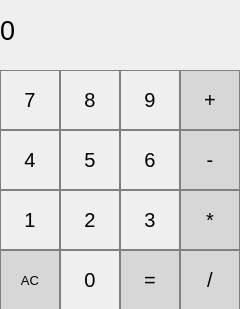
<?xml version="1.0" encoding="UTF-8"?>
<ui version="4.0">
 <class>MainWindow</class>
 <widget class="QMainWindow" name="MainWindow">
  <property name="geometry">
   <rect>
    <x>0</x>
    <y>0</y>
    <width>240</width>
    <height>309</height>
   </rect>
  </property>
  <property name="windowTitle">
   <string>MainWindow</string>
  </property>
  <widget class="QWidget" name="centralwidget">
   <widget class="QLabel" name="output_show">
    <property name="geometry">
     <rect>
      <x>0</x>
      <y>0</y>
      <width>241</width>
      <height>61</height>
     </rect>
    </property>
    <property name="sizePolicy">
     <sizepolicy hsizetype="Preferred" vsizetype="Preferred">
      <horstretch>0</horstretch>
      <verstretch>0</verstretch>
     </sizepolicy>
    </property>
    <property name="font">
     <font>
      <pointsize>20</pointsize>
     </font>
    </property>
    <property name="styleSheet">
     <string notr="true">QLabel {
    qproperty-alignment: 'AlignVCenter | AlignRight';
    border-botton: 1px solid gray;
}

background-color: white;</string>
    </property>
    <property name="text">
     <string>0</string>
    </property>
   </widget>
   <widget class="QPushButton" name="pushButton_clear">
    <property name="geometry">
     <rect>
      <x>0</x>
      <y>250</y>
      <width>60</width>
      <height>60</height>
     </rect>
    </property>
    <property name="font">
     <font>
      <pointsize>10</pointsize>
     </font>
    </property>
    <property name="styleSheet">
     <string notr="true">QPushButton {
    background-color: rgb(215, 215, 215);
    border: 1px solid gray;
}
QPushButton:pressed {
    background-color: qlineargradient(x1: 0, y1: 0, x2: 0, y2: 1,
                                     stop: 0 #BEBEBE, stop: 1 #D7D7D7);
}</string>
    </property>
    <property name="text">
     <string>AC</string>
    </property>
   </widget>
   <widget class="QPushButton" name="pushButton_7">
    <property name="geometry">
     <rect>
      <x>0</x>
      <y>70</y>
      <width>60</width>
      <height>60</height>
     </rect>
    </property>
    <property name="font">
     <font>
      <pointsize>15</pointsize>
     </font>
    </property>
    <property name="styleSheet">
     <string notr="true">QPushButton {
    border: 1px solid gray;
}
QPushButton:pressed {
    background-color: qlineargradient(x1: 0, y1: 0, x2: 0, y2: 1,
                                     stop: 0 #dadbde, stop: 1 #f6f7fa);
}</string>
    </property>
    <property name="text">
     <string>7</string>
    </property>
   </widget>
   <widget class="QPushButton" name="pushButton_minus">
    <property name="geometry">
     <rect>
      <x>180</x>
      <y>130</y>
      <width>60</width>
      <height>60</height>
     </rect>
    </property>
    <property name="font">
     <font>
      <pointsize>15</pointsize>
      <bold>false</bold>
     </font>
    </property>
    <property name="styleSheet">
     <string notr="true">QPushButton {
    background-color: rgb(215, 215, 215);
    border: 1px solid gray;
}
QPushButton:pressed {
    background-color: qlineargradient(x1: 0, y1: 0, x2: 0, y2: 1,
                                     stop: 0 #BEBEBE, stop: 1 #D7D7D7);
}</string>
    </property>
    <property name="text">
     <string>-</string>
    </property>
   </widget>
   <widget class="QPushButton" name="pushButton_plus">
    <property name="geometry">
     <rect>
      <x>180</x>
      <y>70</y>
      <width>60</width>
      <height>60</height>
     </rect>
    </property>
    <property name="font">
     <font>
      <pointsize>15</pointsize>
     </font>
    </property>
    <property name="styleSheet">
     <string notr="true">QPushButton {
    background-color: rgb(215, 215, 215);
    border: 1px solid gray;
}
QPushButton:pressed {
    background-color: qlineargradient(x1: 0, y1: 0, x2: 0, y2: 1,
                                     stop: 0 #BEBEBE, stop: 1 #D7D7D7);
}</string>
    </property>
    <property name="text">
     <string>+</string>
    </property>
   </widget>
   <widget class="QPushButton" name="pushButton_mult">
    <property name="geometry">
     <rect>
      <x>180</x>
      <y>190</y>
      <width>60</width>
      <height>60</height>
     </rect>
    </property>
    <property name="font">
     <font>
      <pointsize>15</pointsize>
     </font>
    </property>
    <property name="styleSheet">
     <string notr="true">QPushButton {
    background-color: rgb(215, 215, 215);
    border: 1px solid gray;
}
QPushButton:pressed {
    background-color: qlineargradient(x1: 0, y1: 0, x2: 0, y2: 1,
                                     stop: 0 #BEBEBE, stop: 1 #D7D7D7);
}</string>
    </property>
    <property name="text">
     <string>*</string>
    </property>
   </widget>
   <widget class="QPushButton" name="pushButton_divide">
    <property name="geometry">
     <rect>
      <x>180</x>
      <y>250</y>
      <width>60</width>
      <height>60</height>
     </rect>
    </property>
    <property name="font">
     <font>
      <pointsize>15</pointsize>
     </font>
    </property>
    <property name="styleSheet">
     <string notr="true">QPushButton {
    background-color: rgb(215, 215, 215);
    border: 1px solid gray;
}
QPushButton:pressed {
    background-color: qlineargradient(x1: 0, y1: 0, x2: 0, y2: 1,
                                     stop: 0 #BEBEBE, stop: 1 #D7D7D7);
}</string>
    </property>
    <property name="text">
     <string>/</string>
    </property>
   </widget>
   <widget class="QPushButton" name="pushButton_result">
    <property name="geometry">
     <rect>
      <x>120</x>
      <y>250</y>
      <width>60</width>
      <height>60</height>
     </rect>
    </property>
    <property name="font">
     <font>
      <pointsize>15</pointsize>
     </font>
    </property>
    <property name="styleSheet">
     <string notr="true">QPushButton {
    background-color: rgb(215, 215, 215);
    border: 1px solid gray;
}
QPushButton:pressed {
    background-color: qlineargradient(x1: 0, y1: 0, x2: 0, y2: 1,
                                     stop: 0 #BEBEBE, stop: 1 #D7D7D7);
}</string>
    </property>
    <property name="text">
     <string>=</string>
    </property>
   </widget>
   <widget class="QPushButton" name="pushButton_4">
    <property name="geometry">
     <rect>
      <x>0</x>
      <y>130</y>
      <width>60</width>
      <height>60</height>
     </rect>
    </property>
    <property name="font">
     <font>
      <pointsize>15</pointsize>
     </font>
    </property>
    <property name="styleSheet">
     <string notr="true">QPushButton {
    border: 1px solid gray;
}
QPushButton:pressed {
    background-color: qlineargradient(x1: 0, y1: 0, x2: 0, y2: 1,
                                     stop: 0 #dadbde, stop: 1 #f6f7fa);
}</string>
    </property>
    <property name="text">
     <string>4</string>
    </property>
   </widget>
   <widget class="QPushButton" name="pushButton_5">
    <property name="geometry">
     <rect>
      <x>60</x>
      <y>130</y>
      <width>60</width>
      <height>60</height>
     </rect>
    </property>
    <property name="font">
     <font>
      <pointsize>15</pointsize>
     </font>
    </property>
    <property name="styleSheet">
     <string notr="true">QPushButton {
    border: 1px solid gray;
}
QPushButton:pressed {
    background-color: qlineargradient(x1: 0, y1: 0, x2: 0, y2: 1,
                                     stop: 0 #dadbde, stop: 1 #f6f7fa);
}</string>
    </property>
    <property name="text">
     <string>5</string>
    </property>
   </widget>
   <widget class="QPushButton" name="pushButton_6">
    <property name="geometry">
     <rect>
      <x>120</x>
      <y>130</y>
      <width>60</width>
      <height>60</height>
     </rect>
    </property>
    <property name="font">
     <font>
      <pointsize>15</pointsize>
     </font>
    </property>
    <property name="styleSheet">
     <string notr="true">QPushButton {
    border: 1px solid gray;
}
QPushButton:pressed {
    background-color: qlineargradient(x1: 0, y1: 0, x2: 0, y2: 1,
                                     stop: 0 #dadbde, stop: 1 #f6f7fa);
}</string>
    </property>
    <property name="text">
     <string>6</string>
    </property>
   </widget>
   <widget class="QPushButton" name="pushButton_1">
    <property name="geometry">
     <rect>
      <x>0</x>
      <y>190</y>
      <width>60</width>
      <height>60</height>
     </rect>
    </property>
    <property name="font">
     <font>
      <pointsize>15</pointsize>
     </font>
    </property>
    <property name="styleSheet">
     <string notr="true">QPushButton {
    border: 1px solid gray;
}
QPushButton:pressed {
    background-color: qlineargradient(x1: 0, y1: 0, x2: 0, y2: 1,
                                     stop: 0 #dadbde, stop: 1 #f6f7fa);
}</string>
    </property>
    <property name="text">
     <string>1</string>
    </property>
   </widget>
   <widget class="QPushButton" name="pushButton_2">
    <property name="geometry">
     <rect>
      <x>60</x>
      <y>190</y>
      <width>60</width>
      <height>60</height>
     </rect>
    </property>
    <property name="font">
     <font>
      <pointsize>15</pointsize>
     </font>
    </property>
    <property name="styleSheet">
     <string notr="true">QPushButton {
    border: 1px solid gray;
}
QPushButton:pressed {
    background-color: qlineargradient(x1: 0, y1: 0, x2: 0, y2: 1,
                                     stop: 0 #dadbde, stop: 1 #f6f7fa);
}</string>
    </property>
    <property name="text">
     <string>2</string>
    </property>
   </widget>
   <widget class="QPushButton" name="pushButton_3">
    <property name="geometry">
     <rect>
      <x>120</x>
      <y>190</y>
      <width>60</width>
      <height>60</height>
     </rect>
    </property>
    <property name="font">
     <font>
      <pointsize>15</pointsize>
     </font>
    </property>
    <property name="styleSheet">
     <string notr="true">QPushButton {
    border: 1px solid gray;
}
QPushButton:pressed {
    background-color: qlineargradient(x1: 0, y1: 0, x2: 0, y2: 1,
                                     stop: 0 #dadbde, stop: 1 #f6f7fa);
}</string>
    </property>
    <property name="text">
     <string>3</string>
    </property>
   </widget>
   <widget class="QPushButton" name="pushButton_8">
    <property name="geometry">
     <rect>
      <x>60</x>
      <y>70</y>
      <width>60</width>
      <height>60</height>
     </rect>
    </property>
    <property name="font">
     <font>
      <pointsize>15</pointsize>
     </font>
    </property>
    <property name="styleSheet">
     <string notr="true">QPushButton {
    border: 1px solid gray;
}
QPushButton:pressed {
    background-color: qlineargradient(x1: 0, y1: 0, x2: 0, y2: 1,
                                     stop: 0 #dadbde, stop: 1 #f6f7fa);
}</string>
    </property>
    <property name="text">
     <string>8</string>
    </property>
   </widget>
   <widget class="QPushButton" name="pushButton_9">
    <property name="geometry">
     <rect>
      <x>120</x>
      <y>70</y>
      <width>60</width>
      <height>60</height>
     </rect>
    </property>
    <property name="font">
     <font>
      <pointsize>15</pointsize>
     </font>
    </property>
    <property name="styleSheet">
     <string notr="true">QPushButton {
    border: 1px solid gray;
}
QPushButton:pressed {
    background-color: qlineargradient(x1: 0, y1: 0, x2: 0, y2: 1,
                                     stop: 0 #dadbde, stop: 1 #f6f7fa);
}</string>
    </property>
    <property name="text">
     <string>9</string>
    </property>
   </widget>
   <widget class="QPushButton" name="pushButton_0">
    <property name="geometry">
     <rect>
      <x>60</x>
      <y>250</y>
      <width>60</width>
      <height>60</height>
     </rect>
    </property>
    <property name="font">
     <font>
      <pointsize>15</pointsize>
     </font>
    </property>
    <property name="styleSheet">
     <string notr="true">QPushButton {
    border: 1px solid gray;
}
QPushButton:pressed {
    background-color: qlineargradient(x1: 0, y1: 0, x2: 0, y2: 1,
                                     stop: 0 #dadbde, stop: 1 #f6f7fa);
}</string>
    </property>
    <property name="text">
     <string>0</string>
    </property>
   </widget>
  </widget>
 </widget>
 <resources/>
 <connections/>
</ui>
